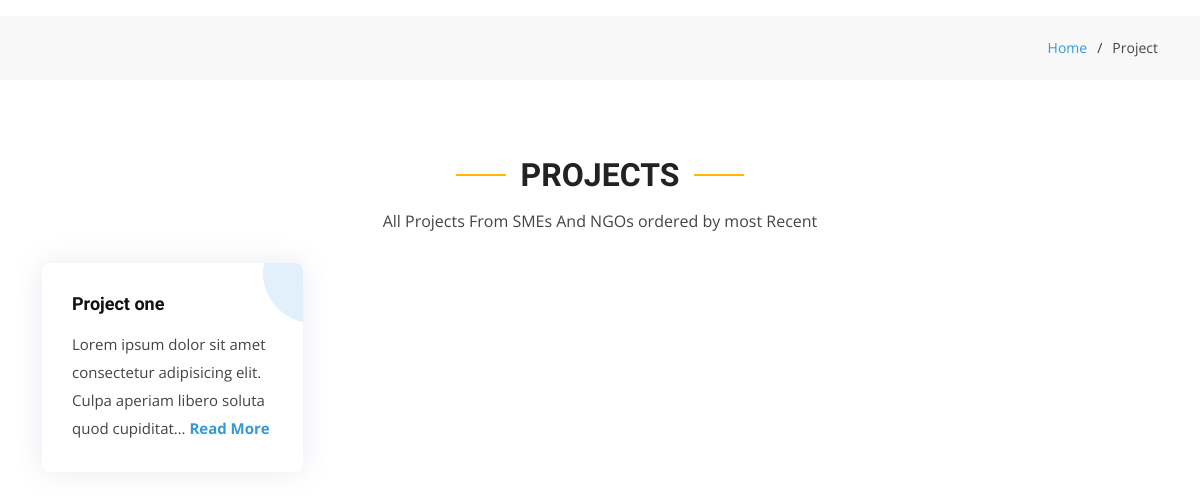
Before: /projects with the older database file.
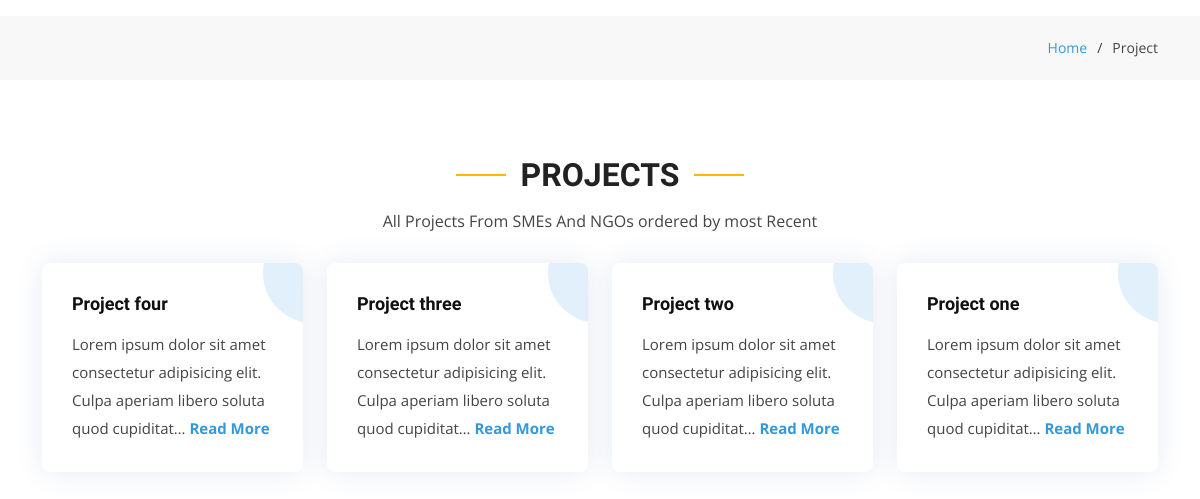
After: the same page with the newer database file.
### sme/models.py (models this page shows, shortened)
class Project(models.Model):
    user = models.ForeignKey(User, on_delete=models.CASCADE)
    title =  models.CharField(max_length=100)
    project_duration = models.CharField(max_length=100)
    beneficiaries = models.TextField()
    target_area = models.TextField()
    project_overview = models.TextField()
    proposal = models.FileField(upload_to='proposals', null=True, blank=True)
    video = models.FileField(upload_to='videos', null=True,blank=True)

### home/views.py (the view)
# urls.py: path('projects', views.projects, name='projects'),
def projects(request):
    projects = Project.objects.all().order_by('-id')
    page = request.GET.get('page', 1)
    paginator = Paginator(projects, 10)
    try:
        projs = paginator.page(page)
    except PageNotAnInteger:
        projs = paginator.page(1)
    except EmptyPage:
        projs =paginator.page(paginator.num_pages)
    context = {
        'projects':projs
    }
    return render(request, 'home/projects.html', context)

### templates/home/projects.html (shortened to what this page needs)
{% extends 'base.html' %}
{% load static %}
{% block contents %}
  <main id="main">
    <section class="breadcrumbs mt-3 mb-3">
      <div class="container">
        <div class="d-flex justify-content-between align-items-center">
          <ol>
            <li><a href="{% url 'home' %}">Home</a></li>
            <li>Project</li>
          </ol>
        </div>
      </div>
    </section>
    <section id="projects" class="services">
        <div class="container">
          <div class="section-title" data-aos="fade-up">
            <h2>Projects</h2>
            <p>All Projects From SMEs And NGOs ordered by most Recent</p>
          </div>
          <div class="row">
            {% for data in projects %}
            <div class="col-md-6 col-lg-3 d-flex align-items-stretch mb-5 mb-lg-0">
              <div class="icon-box" data-aos="fade-up" data-aos-delay="100">
                <h4 class="title"><a data-toggle="modal" data-target="#projects{{data.id}}">{{data.title}}</a></h4>
                <p class="description">{{data.project_overview|truncatechars:100}} <a  class="description" data-toggle="modal" data-target="#projects{{data.id}}"><b>Read More</b></a></p>
              </div>
            </div>
            {% endfor %}
          </div>
        </div>
      </section>
  </main>
{% endblock contents %}

Changed rows visible on the page:
added Project: title "Project four", project_overview "Lorem ipsum dolor sit amet consectetur adipisicing elit. Culpa aperiam libero soluta quod cupiditat…"
added Project: title "Project three", project_overview "Lorem ipsum dolor sit amet consectetur adipisicing elit. Culpa aperiam libero soluta quod cupiditat…"
added Project: title "Project two", project_overview "Lorem ipsum dolor sit amet consectetur adipisicing elit. Culpa aperiam libero soluta quod cupiditat…"
